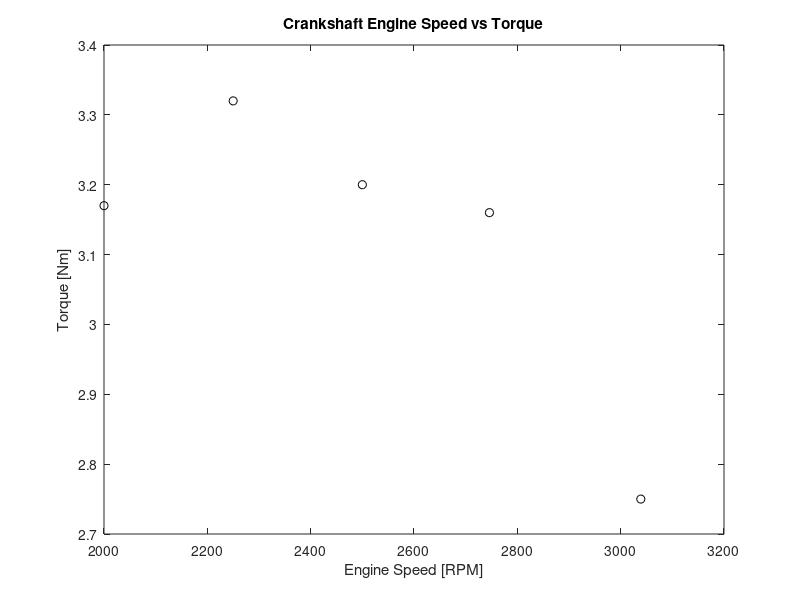
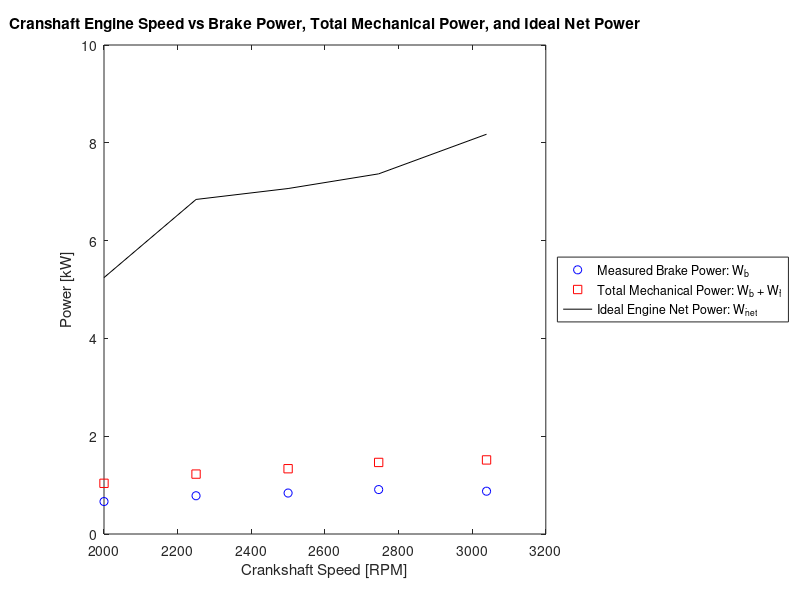
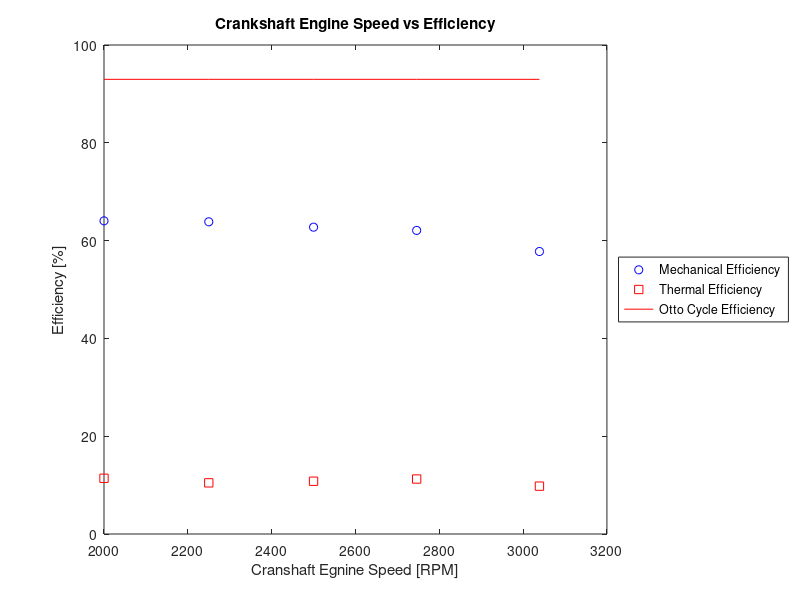
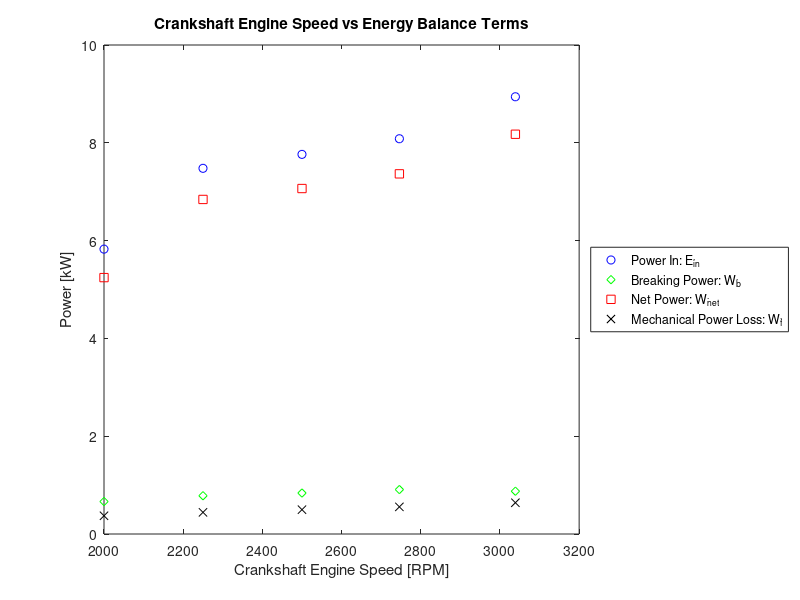

MATLAB code to generate these figures, in order:
%--------------------------------------------------------------------------
% TFES Lab ME EN 4650
%
% Spark Ignition Engine - Data Analysis
%
% Required Plots:
%   1a. Plot the measured crankshaft torque (τ ) versus crankshaft engine speed (ω)
%   1b. Plot the measured brake power (W˙b) and the total mechanical powe (W˙b + W˙f ) versus crankshaft engine speed (ω), compared to the net work (W˙net) of an ideal engine operating under the same conditions.
%   1c. Plot the measured thermal efficiency (ηth) and measured mechanical efficiency (ηmech) versus crankshaft engine speed (ω), compared to that of an ideal engine (ηOtto) operating under the same conditions. 
%   1d. Plot the work rate terms in the energy balance (kW) versus crankshaft engine speed (ω) for the data only. 
%   1e. Plot the mean effective pressure (MEP) versus crankshaft engine speed (ω).
%
% Brandon Lim
% 9/11/24
%--------------------------------------------------------------------------
clear, clc, close all

%Raw Data
    %System parameters 
        Tamb = 21.7; %oC
        Pamb = 86.3  * 1000; %Pa
        CompressionRatio = 7; %VBDC/VTDC
        Bore = 65.1/1000; %meters
        Stroke = 44.1/1000; %meters
        Timing = 20; %degrees to TDC
        Throttle = 100; %percent of fully open
    %Combustion Test: Engine Performance
        deltaT = [36.44	40.31	41.97	43.57	55.93]; %Time interval [s] 
        w = [3039	2746	2500	2250	2000]; %Crankshaft Speed [rpm]
        torque = [2.75	3.16	3.2	3.32	3.17]; %Torque [Nm]
        V_fuel = [10.2	10.2	10.2	10.2	10.2]./(10^6); %Fuel Consumption [m^3]
        airFLowRate = [125	120	121	116	109]; %L/min
        Tair = [20.7	20.7	20.8	20.9	20.9]; %oC
        Tfuel = [22.5	22.6	22.8	23	23.1]; %oC
        Texhaust = [522	510	493	470	458]; %oC
    %Dry-Run Test: Mechanical Losses
        wDry = [3000	2750	2505	2250	2000]; %Dry Run Crankshaft Speed [rpm]
        torqueDry = [2.01	1.93	1.9	1.88	1.78]; %Dry Run Torque [Nm]
    %Experiement constants
        Cv = 717; %Specific heat at constant volume [J/kgK]
        LHV = 44 * (10^6); %Lower Heating Value of the fuel [Joules]
        rhoFuel = 726; %Desnity of 91 Octane fuel in [kg/m^3]
        R = 287; %Universal Gas Constant for air [J/kgK]
        k = 1.4; %Ratio of specific heats
        nc = 2; %number of revolutions per power storke for a four stroke engine

% 1a. Plot the measured crankshaft torque (τ ) versus crankshaft engine speed (ω)
    %Plotting Data
        figure
            plot(w,torque, "ko");
    %Adding axis labels and plot title
        title("Crankshaft Engine Speed vs Torque")
        xlabel("Engine Speed [RPM]")
        ylabel("Torque [Nm]")

% 1b. Plot the measured brake power (W˙b) and the total mechanical powe (W˙b + W˙f ) versus crankshaft engine speed (ω), compared to the net work (W˙net) of an ideal engine operating under the same conditions.
    %Calculating parameters used in plotting for actual cycle
        Wb = torque.* (w .* ((2*pi)/60)); %Brake power [W]
        Wf = torqueDry .* (w .* ((2*pi)/60)); %Mechanical Loss [W]
        mechanicalPower = (Wb + Wf)/1000; %Total Mechanical Power [kW]
    %Caculating parameters used in plotting for an ideal cycle
        %Calculating heat transfer rate in
            VdotFuel = V_fuel ./ deltaT; %Calculating volumetric fuel flow rate [m^3/s]
            mDotFuel = rhoFuel .* VdotFuel; %Calculating mass flow rate of fuel [kg/s]
            Qin = mDotFuel .* LHV; %Calculating heat transfer rate in [W] 
        %Calculating heat transfer rate out
            VdotAir = airFLowRate ./ 1000 ./ 60; %Calculating volumetric flow rate of air [m^3/s]
            rhoAir = Pamb./(R.*(Tair+273.15)); %Calculating air density [kg/m^3]
            mDotAir = rhoAir .* VdotAir; %Calculating mass flow rate of air [kg/s]
            Qout = mDotAir .* (Cv.*((Texhaust+273.15) - (Tair+273.15))); %Calculating heat transfer rate out [W]
        % Calculating net work
            Wnet = (Qin - Qout)/1000; %[kW]
    %Plotting Data
        figure
            plot(w,Wb/1000, "bo") %speed [RPM] vs brake power [kW]
        hold on 
            plot(w,mechanicalPower,"rs") %speed [RPM] vs mechanical power [kW]
        hold on 
            plot(w,Wnet, "k") %speed [RPM] vs net ideal power [kW]
    %Adding axis labels and plot title
        title("Cranshaft Engine Speed vs Brake Power, Total Mechanical Power, and Ideal Net Power")
        xlabel("Crankshaft Speed [RPM]")
        ylabel("Power [kW]")
    %Adding Legend
        legend("Measured Brake Power: W^._b", "Total Mechanical Power: W^._b + W^._f", "Ideal Engine Net Power: W^._n_e_t","Location","eastoutside")

% 1c. Plot the measured thermal efficiency (ηth) and measured mechanical efficiency (ηmech) versus crankshaft engine speed (ω), compared to that of an ideal engine (ηOtto) operating under the same conditions. 
    % Calculating parameters used in plotting
        eta_mech = Wb./(Wb+Wf) .* 100; %Mechanical Efficiency
        eta_therm = Wb./Qin .* 100; %Thermal Efficiency
        %Thermal Efficiency of otto cycle
            r = CompressionRatio;
            eta_otto = (1 - (1/((r^k)-1))) .* 100; %Ideal efficiency of an otto cycle
    % Plotting data
        figure
            plot(w,eta_mech, "bo") %Plotting crankshaft engine speed vs mechanical efficiecny
        hold on
            plot(w,eta_therm, "rs") %Plotting crankshaft engine speed vs thermal efficiency
        hold on
            plot(w,ones(1,5).*eta_otto, "-r") %Plotting crankshaft engine speed vs ideal otto cycle efficiency
    %Adding axis labels and plot title
        title("Crankshaft Engine Speed vs Efficiency")
        xlabel("Cranshaft Egnine Speed [RPM]")
        ylabel("Efficiency [%]")
    %Adding legend
        legend("Mechanical Efficiency", "Thermal Efficiency","Otto Cycle Efficiency", "location", "eastoutside")

% 1d. Plot the work rate terms in the energy balance (kW) versus crankshaft engine speed (ω) for the data only.
    %Plotting data
        figure
            plot(w, Qin/1000, "bo") %speed vs heat ransfer rate in
        hold on
            plot(w, Wb/1000, "gd") %speed vs breaking power
        hold on
            plot(w,Wnet, "rs") %speed vs total power
        hold on
            plot(w,Wf/1000,"kx") %speed vs mechanical losses
    %Adding axis labels and plot title
        title("Crankshaft Engine Speed vs Energy Balance Terms")
        xlabel("Crankshaft Engine Speed [RPM]")
        ylabel("Power [kW]")
    %Adding legend
        legend("Power In: E^._i_n", "Breaking Power: W^._b", "Net Power: W^._n_e_t","Mechanical Power Loss: W^._f","location","eastoutside")

% 1e. Plot the mean effective pressure (MEP) versus crankshaft engine speed (ω).
    %Calculating parameters used in plotting
        Vd = (pi/4)*(Bore^2)*Stroke; %Displacement volume [m^3]
        MEP = ((torque.*2.*pi.*nc)./Vd)/1000; %Mean effective pressure [kPa]
    %Plotting Data
        figure
            plot(w,MEP,"ko")
    %Axis labels and plot title
        title("Crankshaft Speed vs Mean Effective Pressure")
        xlabel("Crankshaft Speed [RPM]")
        ylabel("Mean Effective Pressure [kPa]")
    %Adding estimated value of MEP at 2600 RPM from linear interpolation. Linear interpolation was done using plotting tools. 
        hold on 
            plot(2600,-0.03415 * 2600 +352.7, "k+")
